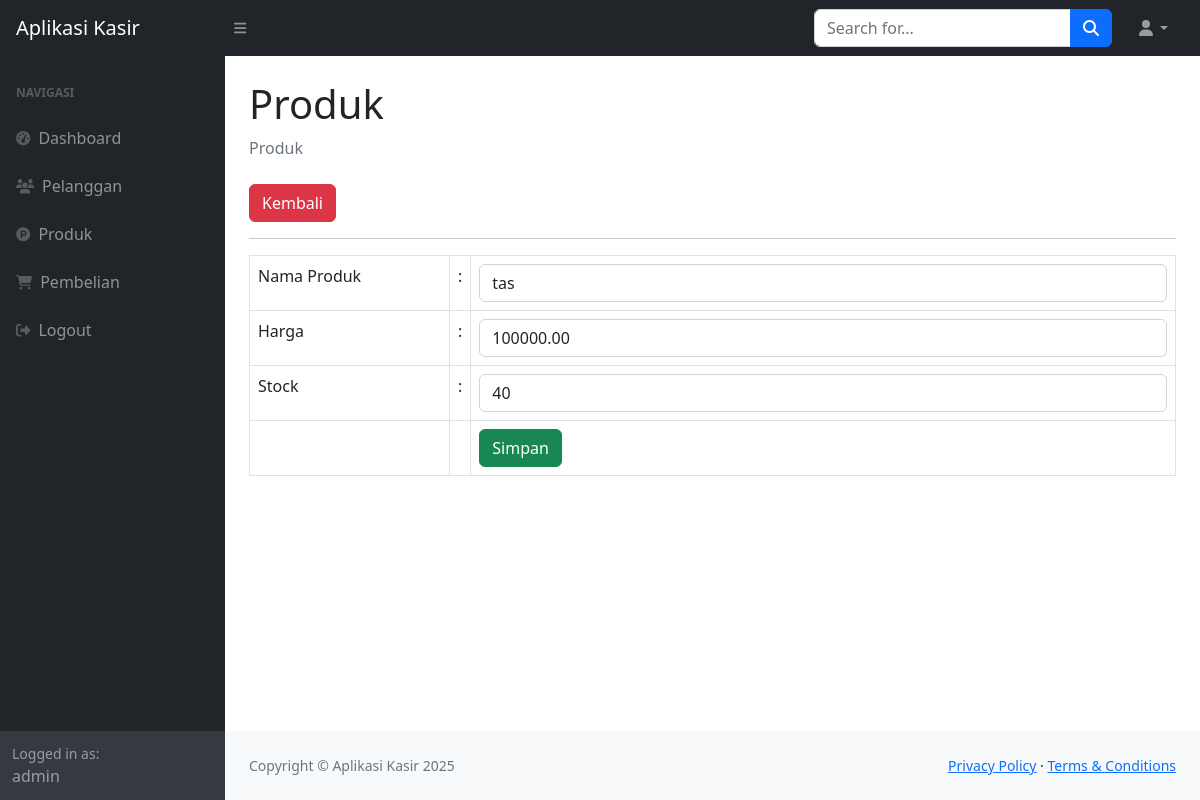
Page /index.php?page=produk_ubah&&id=6 (signed in) on the committed database.
### tables this page shows
CREATE TABLE `produk` (
  `id_produk` int(11) NOT NULL,
  `nama_produk` varchar(255) DEFAULT NULL,
  `harga` decimal(10,2) DEFAULT NULL,
  `stock` int(11) DEFAULT NULL
);

### produk_ubah.php (the view, shortened to what this page needs)
<?php
    $id = $_GET['id'];
    $query = mysqli_query($koneksi, "SELECT*FROM produk WHERE id_produk=$id");
    $data = mysqli_fetch_array($query);
?>
<div class="container-fluid px-4">
                        <h1 class="mt-4">Produk</h1>
                        <ol class="breadcrumb mb-4">
                            <li class="breadcrumb-item active">Produk</li>
                        </ol>
                        <a href="?page=produk" class="btn btn-danger">Kembali</a>
                        <hr>
                        <form method="post">
                            <table class="table table-bordered">
                                <tr>
                                    <td width="200">Nama Produk</td>
                                    <td width="1">:</td>
                                    <td><input type="text" value="<?php echo $data['nama_produk']; ?>" name="nama_produk" class="form-control"></td>
                                </tr>
                                <tr>
                                    <td>Harga</td>
                                    <td>:</td>
                                    <td><input name="harga" type="number" value="<?php echo $data['harga']; ?>" class="form-control"></td>
                                </tr>
                                <tr>
                                    <td>Stock</td>
                                    <td>:</td>
                                    <td><input type="number" value="<?php echo $data['stock']; ?>" name="stock" step="0" class="form-control"></td>
                                </tr>
                                <tr>
                                    <td></td>
                                    <td></td>
                                    <td>
                                        <button type="submit" class="btn btn-success">Simpan</button>
                                    </td>
                            </table>
                        </form>
                    </div>

### rows in the picture
produk: nama_produk "tas", harga "100000.00", stock "40"

### other values in the picture
$_SESSION['user']['nama'] "admin"
